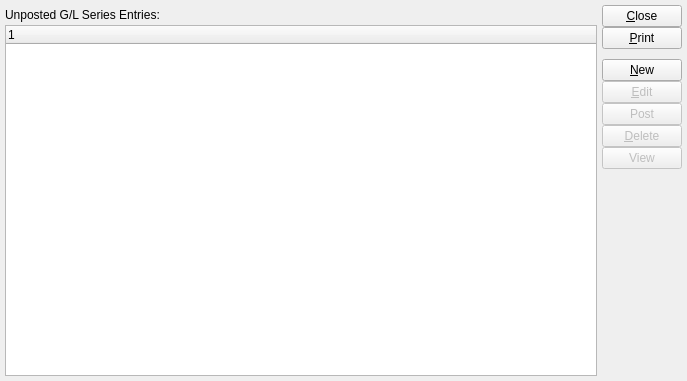
<?xml version="1.0" encoding="UTF-8"?>
<ui version="4.0">
 <comment>This file is part of the xTuple ERP: PostBooks Edition, a free and
open source Enterprise Resource Planning software suite,
Copyright (c) 1999-2019 by OpenMFG LLC, d/b/a xTuple.
It is licensed to you under the Common Public Attribution License
version 1.0, the full text of which (including xTuple-specific Exhibits)
is available at www.xtuple.com/CPAL.  By using this software, you agree
to be bound by its terms.</comment>
 <class>unpostedGlSeries</class>
 <widget class="QWidget" name="unpostedGlSeries">
  <property name="geometry">
   <rect>
    <x>0</x>
    <y>0</y>
    <width>687</width>
    <height>381</height>
   </rect>
  </property>
  <property name="windowTitle">
   <string>Unposted G/L Series Entries</string>
  </property>
  <layout class="QHBoxLayout">
   <item>
    <layout class="QVBoxLayout">
     <property name="spacing">
      <number>0</number>
     </property>
     <property name="margin">
      <number>0</number>
     </property>
     <item>
      <widget class="QLabel" name="_unpostedLit">
       <property name="sizePolicy">
        <sizepolicy hsizetype="Expanding" vsizetype="Fixed">
         <horstretch>0</horstretch>
         <verstretch>0</verstretch>
        </sizepolicy>
       </property>
       <property name="minimumSize">
        <size>
         <width>0</width>
         <height>20</height>
        </size>
       </property>
       <property name="text">
        <string>Unposted G/L Series Entries:</string>
       </property>
       <property name="buddy">
        <cstring>_glseries</cstring>
       </property>
      </widget>
     </item>
     <item>
      <widget class="XTreeWidget" name="_glseries">
       <property name="sizePolicy">
        <sizepolicy hsizetype="Expanding" vsizetype="Expanding">
         <horstretch>0</horstretch>
         <verstretch>0</verstretch>
        </sizepolicy>
       </property>
       <property name="selectionMode">
        <enum>QAbstractItemView::ExtendedSelection</enum>
       </property>
      </widget>
     </item>
    </layout>
   </item>
   <item>
    <layout class="QVBoxLayout">
     <property name="spacing">
      <number>5</number>
     </property>
     <property name="margin">
      <number>0</number>
     </property>
     <item>
      <layout class="QVBoxLayout">
       <property name="spacing">
        <number>0</number>
       </property>
       <property name="margin">
        <number>0</number>
       </property>
       <item>
        <widget class="QPushButton" name="_close">
         <property name="text">
          <string>&amp;Close</string>
         </property>
        </widget>
       </item>
       <item>
        <widget class="QPushButton" name="_print">
         <property name="text">
          <string>&amp;Print</string>
         </property>
        </widget>
       </item>
       <item>
        <spacer>
         <property name="orientation">
          <enum>Qt::Vertical</enum>
         </property>
         <property name="sizeType">
          <enum>QSizePolicy::Maximum</enum>
         </property>
         <property name="sizeHint" stdset="0">
          <size>
           <width>20</width>
           <height>10</height>
          </size>
         </property>
        </spacer>
       </item>
       <item>
        <widget class="QPushButton" name="_new">
         <property name="enabled">
          <bool>true</bool>
         </property>
         <property name="text">
          <string>&amp;New</string>
         </property>
        </widget>
       </item>
       <item>
        <widget class="QPushButton" name="_edit">
         <property name="enabled">
          <bool>false</bool>
         </property>
         <property name="text">
          <string>&amp;Edit</string>
         </property>
        </widget>
       </item>
       <item>
        <widget class="QPushButton" name="_post">
         <property name="enabled">
          <bool>false</bool>
         </property>
         <property name="text">
          <string>Post</string>
         </property>
        </widget>
       </item>
       <item>
        <widget class="QPushButton" name="_delete">
         <property name="enabled">
          <bool>false</bool>
         </property>
         <property name="text">
          <string>&amp;Delete</string>
         </property>
        </widget>
       </item>
       <item>
        <widget class="QPushButton" name="_view">
         <property name="enabled">
          <bool>false</bool>
         </property>
         <property name="text">
          <string>View</string>
         </property>
        </widget>
       </item>
      </layout>
     </item>
     <item>
      <spacer>
       <property name="orientation">
        <enum>Qt::Vertical</enum>
       </property>
       <property name="sizeType">
        <enum>QSizePolicy::Expanding</enum>
       </property>
       <property name="sizeHint" stdset="0">
        <size>
         <width>20</width>
         <height>50</height>
        </size>
       </property>
      </spacer>
     </item>
    </layout>
   </item>
  </layout>
 </widget>
 <layoutdefault spacing="5" margin="5"/>
 <customwidgets>
  <customwidget>
   <class>XTreeWidget</class>
   <extends>QTreeWidget</extends>
   <header>xtreewidget.h</header>
   <container>1</container>
  </customwidget>
 </customwidgets>
 <tabstops>
  <tabstop>_glseries</tabstop>
  <tabstop>_new</tabstop>
  <tabstop>_edit</tabstop>
  <tabstop>_post</tabstop>
  <tabstop>_delete</tabstop>
  <tabstop>_close</tabstop>
  <tabstop>_print</tabstop>
 </tabstops>
 <resources/>
 <connections>
  <connection>
   <sender>_close</sender>
   <signal>clicked()</signal>
   <receiver>unpostedGlSeries</receiver>
   <slot>close()</slot>
   <hints>
    <hint type="sourcelabel">
     <x>20</x>
     <y>20</y>
    </hint>
    <hint type="destinationlabel">
     <x>20</x>
     <y>20</y>
    </hint>
   </hints>
  </connection>
  <connection>
   <sender>_glseries</sender>
   <signal>valid(bool)</signal>
   <receiver>_delete</receiver>
   <slot>setEnabled(bool)</slot>
   <hints>
    <hint type="sourcelabel">
     <x>281</x>
     <y>200</y>
    </hint>
    <hint type="destinationlabel">
     <x>622</x>
     <y>194</y>
    </hint>
   </hints>
  </connection>
  <connection>
   <sender>_glseries</sender>
   <signal>valid(bool)</signal>
   <receiver>_edit</receiver>
   <slot>setEnabled(bool)</slot>
   <hints>
    <hint type="sourcelabel">
     <x>281</x>
     <y>200</y>
    </hint>
    <hint type="destinationlabel">
     <x>622</x>
     <y>124</y>
    </hint>
   </hints>
  </connection>
  <connection>
   <sender>_glseries</sender>
   <signal>itemSelected(int)</signal>
   <receiver>_edit</receiver>
   <slot>animateClick()</slot>
   <hints>
    <hint type="sourcelabel">
     <x>281</x>
     <y>200</y>
    </hint>
    <hint type="destinationlabel">
     <x>622</x>
     <y>124</y>
    </hint>
   </hints>
  </connection>
  <connection>
   <sender>_glseries</sender>
   <signal>valid(bool)</signal>
   <receiver>_post</receiver>
   <slot>setEnabled(bool)</slot>
   <hints>
    <hint type="sourcelabel">
     <x>287</x>
     <y>200</y>
    </hint>
    <hint type="destinationlabel">
     <x>628</x>
     <y>160</y>
    </hint>
   </hints>
  </connection>
  <connection>
   <sender>_glseries</sender>
   <signal>valid(bool)</signal>
   <receiver>_view</receiver>
   <slot>setEnabled(bool)</slot>
   <hints>
    <hint type="sourcelabel">
     <x>287</x>
     <y>200</y>
    </hint>
    <hint type="destinationlabel">
     <x>628</x>
     <y>224</y>
    </hint>
   </hints>
  </connection>
 </connections>
</ui>
